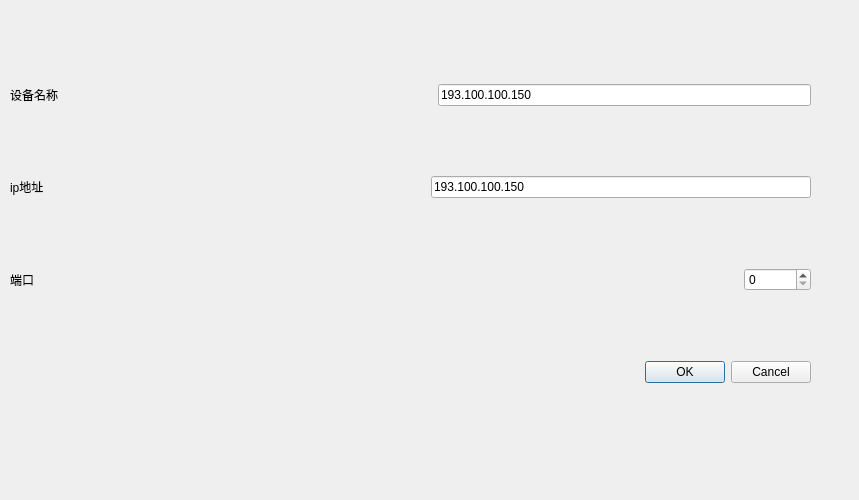
<?xml version="1.0" encoding="UTF-8"?>
<ui version="4.0">
 <class>AddDeviceDialog</class>
 <widget class="QDialog" name="AddDeviceDialog">
  <property name="geometry">
   <rect>
    <x>0</x>
    <y>0</y>
    <width>859</width>
    <height>500</height>
   </rect>
  </property>
  <property name="windowTitle">
   <string>Dialog</string>
  </property>
  <widget class="QWidget" name="verticalLayoutWidget">
   <property name="geometry">
    <rect>
     <x>10</x>
     <y>20</y>
     <width>801</width>
     <height>431</height>
    </rect>
   </property>
   <layout class="QVBoxLayout" name="verticalLayout">
    <item>
     <layout class="QHBoxLayout" name="horizontalLayout">
      <item>
       <widget class="QLabel" name="label">
        <property name="text">
         <string>设备名称</string>
        </property>
       </widget>
      </item>
      <item>
       <spacer name="horizontalSpacer_2">
        <property name="orientation">
         <enum>Qt::Horizontal</enum>
        </property>
        <property name="sizeHint" stdset="0">
         <size>
          <width>40</width>
          <height>20</height>
         </size>
        </property>
       </spacer>
      </item>
      <item>
       <widget class="QLineEdit" name="lineEditName">
        <property name="text">
         <string>193.100.100.150</string>
        </property>
       </widget>
      </item>
     </layout>
    </item>
    <item>
     <layout class="QHBoxLayout" name="horizontalLayout_2">
      <item>
       <widget class="QLabel" name="label_2">
        <property name="text">
         <string>ip地址</string>
        </property>
       </widget>
      </item>
      <item>
       <spacer name="horizontalSpacer">
        <property name="orientation">
         <enum>Qt::Horizontal</enum>
        </property>
        <property name="sizeHint" stdset="0">
         <size>
          <width>40</width>
          <height>20</height>
         </size>
        </property>
       </spacer>
      </item>
      <item>
       <widget class="QLineEdit" name="lineEditIp">
        <property name="text">
         <string>193.100.100.150</string>
        </property>
       </widget>
      </item>
     </layout>
    </item>
    <item>
     <layout class="QHBoxLayout" name="horizontalLayout_3">
      <item>
       <widget class="QLabel" name="label_3">
        <property name="text">
         <string>端口</string>
        </property>
       </widget>
      </item>
      <item>
       <spacer name="horizontalSpacer_3">
        <property name="orientation">
         <enum>Qt::Horizontal</enum>
        </property>
        <property name="sizeHint" stdset="0">
         <size>
          <width>40</width>
          <height>20</height>
         </size>
        </property>
       </spacer>
      </item>
      <item>
       <widget class="QSpinBox" name="spinBoxPort">
        <property name="minimum">
         <number>0</number>
        </property>
        <property name="maximum">
         <number>777777</number>
        </property>
       </widget>
      </item>
     </layout>
    </item>
    <item>
     <widget class="QDialogButtonBox" name="buttonBox">
      <property name="orientation">
       <enum>Qt::Horizontal</enum>
      </property>
      <property name="standardButtons">
       <set>QDialogButtonBox::Cancel|QDialogButtonBox::Ok</set>
      </property>
     </widget>
    </item>
   </layout>
  </widget>
 </widget>
 <resources/>
 <connections>
  <connection>
   <sender>buttonBox</sender>
   <signal>accepted()</signal>
   <receiver>AddDeviceDialog</receiver>
   <slot>accept()</slot>
   <hints>
    <hint type="sourcelabel">
     <x>248</x>
     <y>254</y>
    </hint>
    <hint type="destinationlabel">
     <x>157</x>
     <y>274</y>
    </hint>
   </hints>
  </connection>
  <connection>
   <sender>buttonBox</sender>
   <signal>rejected()</signal>
   <receiver>AddDeviceDialog</receiver>
   <slot>reject()</slot>
   <hints>
    <hint type="sourcelabel">
     <x>316</x>
     <y>260</y>
    </hint>
    <hint type="destinationlabel">
     <x>286</x>
     <y>274</y>
    </hint>
   </hints>
  </connection>
 </connections>
</ui>
